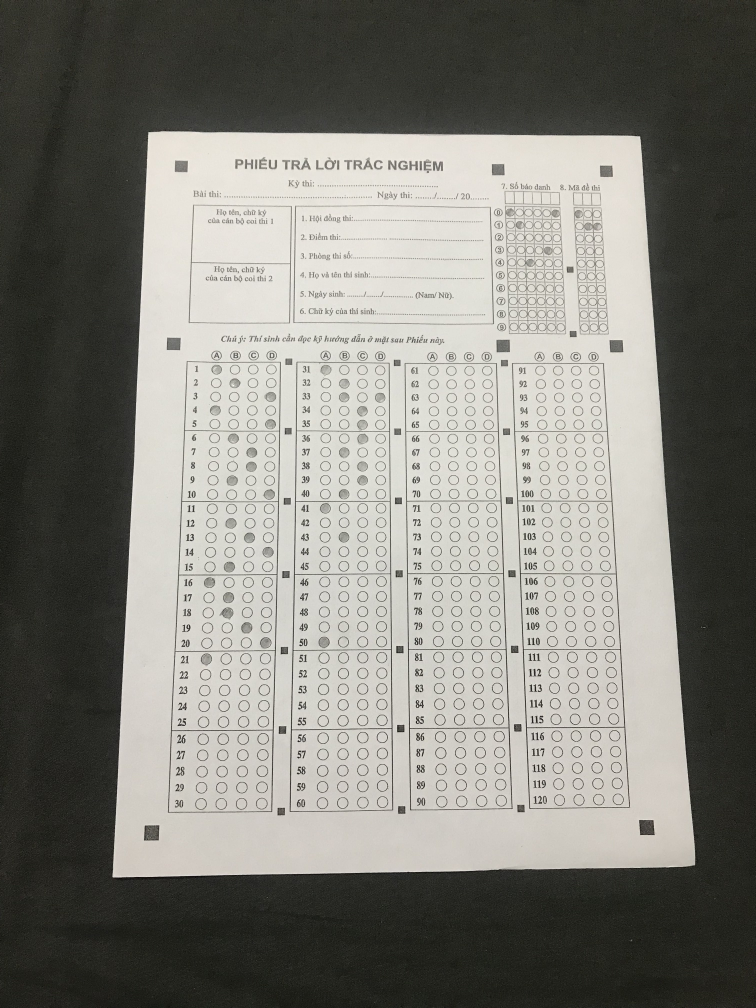
#> input picture sample/sample7.jpg, 3024 x 4032 px (shown at 1/4 size)
$ python main.py   (older library calls are emulated)
#> lines starting #> are read from the running program, lines starting #| are printed output that depends on the picture; after the words box and inside, x2 and y2 are one past the last pixel; in counts of white or black regions, pixels touching at a corner belong together
### document_scanner.py
import cv2
import numpy as np
import utils

IMG_WIDTH = 1240
IMG_HEIGHT = 1754

CANNY_SIGMA = 0.33

DILATE_KERNEL = np.ones((3, 3))
ERODE_KERNEL = np.ones((3, 3))

GAUSSIAN_BLUR_KERNEL_SIZE = (3, 3)
GAUSSIAN_BLUR_BORDER_TYPE = cv2.BORDER_DEFAULT

CONTOUR_MODE = cv2.RETR_EXTERNAL
CONTOUR_METHOD = cv2.CHAIN_APPROX_SIMPLE

NUM_SHRINKING_PIXEL = 5


class DocumentScanner:
    def __init__(self,
                 target_img_size=(IMG_WIDTH, IMG_HEIGHT),
                 canny_sigma=CANNY_SIGMA,
                 dilate_kernel=DILATE_KERNEL,
                 erode_kernel=ERODE_KERNEL,
                 gaussian_blur_kernel_size=GAUSSIAN_BLUR_KERNEL_SIZE,
                 gaussian_blur_border_type=GAUSSIAN_BLUR_BORDER_TYPE,
                 contour_mode=CONTOUR_MODE,
                 contour_method=CONTOUR_METHOD,
                 min_contour_area=utils.MIN_CONTOUR_AREA,
                 num_shrinking_pixel=NUM_SHRINKING_PIXEL):
        self.__img_width, self.__img_height = target_img_size
        self.__canny_sigma = canny_sigma
        self.__dilate_kernel = dilate_kernel
        self.__erode_kernel = erode_kernel
        self.__gaussian_blur_kernel_size = gaussian_blur_kernel_size
        self.__gaussian_blur_border_type = gaussian_blur_border_type
        self.__contour_mode = contour_mode
        self.__contour_method = contour_method
        self.__min_contour_area = min_contour_area
        self.__num_shrinking_pixel = num_shrinking_pixel

    def scan_document(self, img):
        # img_width, img_height = self.__img_width, self.__img_height
        # imgResized = cv2.resize(img, (img_width, img_height))
        imgProcessed = self.__process_img(img)
        biggest_contour_approx = self.__find_biggest_contour(imgProcessed)
        imgShadow = utils.remove_shadow(img)
        imgWarped = self.__warp_image(imgShadow, biggest_contour_approx)
        return imgWarped

    def __process_img(self, img):
        imgGray = cv2.cvtColor(img, cv2.COLOR_BGR2GRAY)  # convert to gray scale
        imgBlur = cv2.GaussianBlur(imgGray, self.__gaussian_blur_kernel_size, self.__gaussian_blur_border_type, 0)
        imgEdged = utils.auto_canny(imgBlur, self.__canny_sigma)
        imgDilated = cv2.dilate(imgEdged, kernel=self.__dilate_kernel, iterations=1)
        imgEroded = cv2.erode(imgDilated, kernel=self.__erode_kernel, iterations=1)
        return imgEroded

    def __find_biggest_contour(self, img):
        try:
            contours, hierarchy = cv2.findContours(img, self.__contour_mode, self.__contour_method)
            biggestContourApprox, maxArea = utils.find_biggest_contour_approx(contours, self.__min_contour_area)
            biggestContourApprox = utils.reorder_contour_approx(biggestContourApprox)
            return biggestContourApprox
        except ValueError as value_error:
            raise ValueError("Unable to find contour find current settings")

    def __warp_image(self, img, contour_approx):
        contour_perspective = np.float32(contour_approx)
        warped_perspective = np.float32([[0, 0], [self.__img_width, 0],
                                         [0, self.__img_height], [self.__img_width, self.__img_height]])
        transform_matrix = cv2.getPerspectiveTransform(contour_perspective, warped_perspective)
        imgWarped = cv2.warpPerspective(img, transform_matrix, (self.__img_width, self.__img_height))
        # correction
        imgWarped = imgWarped[self.__num_shrinking_pixel:imgWarped.shape[0] - self.__num_shrinking_pixel,
                    self.__num_shrinking_pixel:imgWarped.shape[1] - self.__num_shrinking_pixel]
        return imgWarped

### utils.py
import cv2
import numpy as np

MIN_CONTOUR_AREA = 5000
RECTANGLE_NUM_SIZE = 4


def auto_canny(image, sigma=0.33):
    # compute the median of the single channel pixel intensities
    v = np.median(image)
    # apply automatic Canny edge detection using the computed median
    lower = int(max(0, (1.0 - sigma) * v))
    upper = int(min(255, (1.0 + sigma) * v))
    edged = cv2.Canny(image, lower, upper)
    # return the edged image
    return edged


def find_biggest_contour_approx(contours, min_contour_area=MIN_CONTOUR_AREA):
    biggest_contour_approx = np.array([])
    max_area = 0
    for contour in contours:
        contour_area = cv2.contourArea(contour)
        if contour_area > min_contour_area:
            contour_perimeter = cv2.arcLength(contour, closed=True)
            contour_approx = cv2.approxPolyDP(contour, 0.02 * contour_perimeter, closed=True)
            if contour_area > max_area and len(contour_approx) == RECTANGLE_NUM_SIZE:
                max_area, biggest_contour_approx = contour_area, contour_approx
    return biggest_contour_approx, max_area


def reorder_contour_approx(contour):
    points = contour.reshape((4, 2))
    points_result = np.zeros((4, 1, 2), dtype=np.int32)
    add = points.sum(1)

    points_result[0] = points[np.argmin(add)]
    points_result[3] = points[np.argmax(add)]
    diff = np.diff(points, axis=1)
    points_result[1] = points[np.argmin(diff)]
    points_result[2] = points[np.argmax(diff)]

    return points_result


def remove_shadow(img):
    dilated_img = cv2.dilate(img, np.ones((5, 5), np.uint8))
    bg_img = cv2.medianBlur(dilated_img, 83)
    diff_img = 255 - cv2.absdiff(img, bg_img)
    norm_img = cv2.normalize(diff_img, None, alpha=0, beta=255, norm_type=cv2.NORM_MINMAX, dtype=cv2.CV_8UC1)
    _, thr_img = cv2.threshold(norm_img, 230, 0, cv2.THRESH_TRUNC)
    cv2.normalize(thr_img, thr_img, alpha=0, beta=255, norm_type=cv2.NORM_MINMAX, dtype=cv2.CV_8UC1)
    _, thr_img = cv2.threshold(thr_img, 230, 255, cv2.THRESH_BINARY)
    return thr_img

### main.py
from document_scanner import DocumentScanner
import os

import cv2

document_scanner = DocumentScanner()

sample_folder = "sample"
result_folder = "result"

file_name = "sample7.jpg"
sample_img_path = os.path.join(sample_folder, file_name)
original_img = cv2.imread(sample_img_path)
#> original_img is the input picture: shape (4032, 3024, 3); mean B, G, R 121.4, 128, 129
img = document_scanner.scan_document(original_img)
#> in auto_canny, `v = np.median(image)`: v = 124
#> in auto_canny, `lower = int(max(0, (1.0 - sigma) * v))`: lower = 83
#> in auto_canny, `upper = int(min(255, (1.0 + sigma) * v))`: upper = 164
#> in auto_canny, `edged = cv2.Canny(image, lower, upper)`:
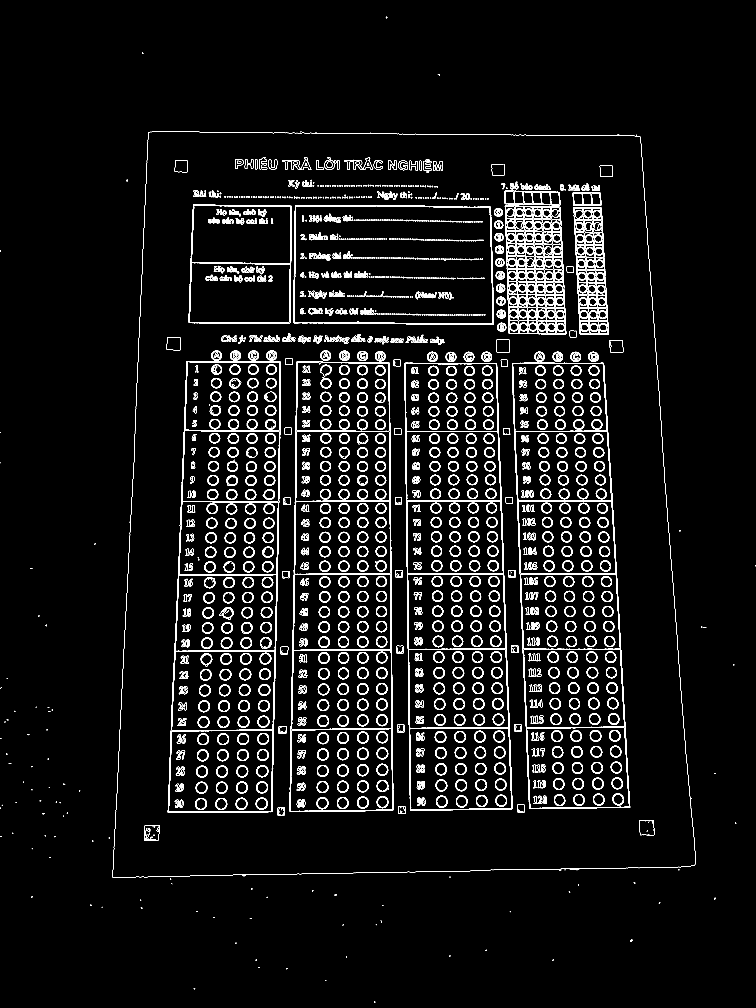
#> edged: shape (4032, 3024) (shown at 1/4 size); 2.7% white in thin lines or dots
#> in __process_img, `imgDilated = cv2.dilate(imgEdged, kernel=self.__dilate_kernel, iterati..`:
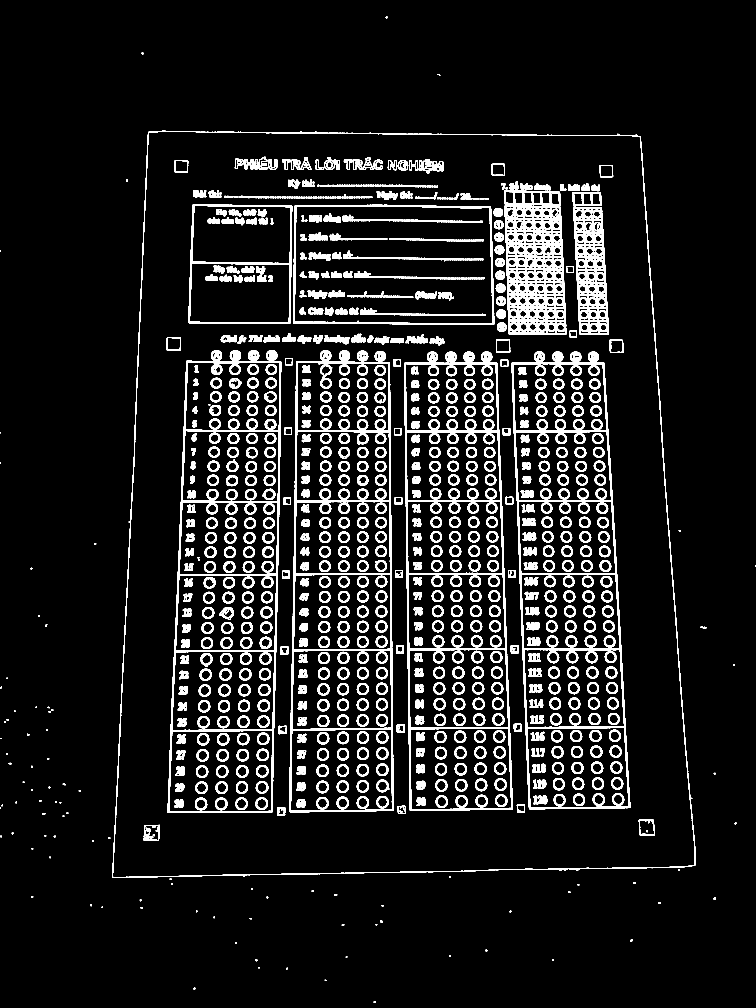
#> imgDilated: shape (4032, 3024) (shown at 1/4 size); 8.1% white; 1275 white regions (3 under 20 px), largest, box (x1, y1, x2, y2) and area: (2018, 821, 2266, 1339) 66788, (1157, 1445, 1574, 3249) 39196, (670, 1443, 1125, 3252) 38880
#> in __process_img, `imgEroded = cv2.erode(imgDilated, kernel=self.__erode_kernel, iteratio..`: imgEroded: shape (4032, 3024); 4.5% white; 1321 white regions (160 under 20 px)
#> in __find_biggest_contour, `contours, hierarchy = cv2.findContours(img, self.__contour_mode, self...`: contours = 98 contours, 92 with area under 20; largest, box (x1, y1, x2, y2) and area: (449, 524, 2782, 3511) 6334119, (2521, 3758, 2530, 3767) 34, (2856, 3591, 2863, 3599) 27, (2812, 2508, 2825, 2512) 24, (169, 3253, 180, 3257) 22, (505, 719, 511, 725) 22
#> the loop in find_biggest_contour_approx, `for contour in contours:` made 98 passes
#> (contour_area, contour_perimeter, max_area, biggest_contour_approx) on pass 95: (6334119, 10542.6, 6334119, [[593, 529], [450, 3508], [2779, 3461], [2560, 546]])
#> contour_area on passes 12, 26, 49: 34.5, 27, 22.5
#> after the loop in find_biggest_contour_approx, `for contour in contours:`: max_area = 6334119
#> in __find_biggest_contour, `biggestContourApprox, maxArea = utils.find_biggest_contour_approx(cont..`: biggestContourApprox = [[593, 529], [450, 3508], [2779, 3461], [2560, 546]]; maxArea = 6334119
#> in reorder_contour_approx, `points = contour.reshape((4, 2))`: points has the same summary as biggestContourApprox in __find_biggest_contour
#> in reorder_contour_approx, `add = points.sum(1)`: add = [1122, 3958, 6240, 3106]
#> in reorder_contour_approx, `diff = np.diff(points, axis=1)`: diff = [-64, 3058, 682, -2014]
#> in __find_biggest_contour, `biggestContourApprox = utils.reorder_contour_approx(biggestContourAppr..`: biggestContourApprox = [[593, 529], [2560, 546], [450, 3508], [2779, 3461]]
#> in scan_document, `biggest_contour_approx = self.__find_biggest_contour(imgProcessed)`: biggest_contour_approx has the same summary as biggestContourApprox in __find_biggest_contour
#> in remove_shadow, `dilated_img = cv2.dilate(img, np.ones((5, 5), np.uint8))`:
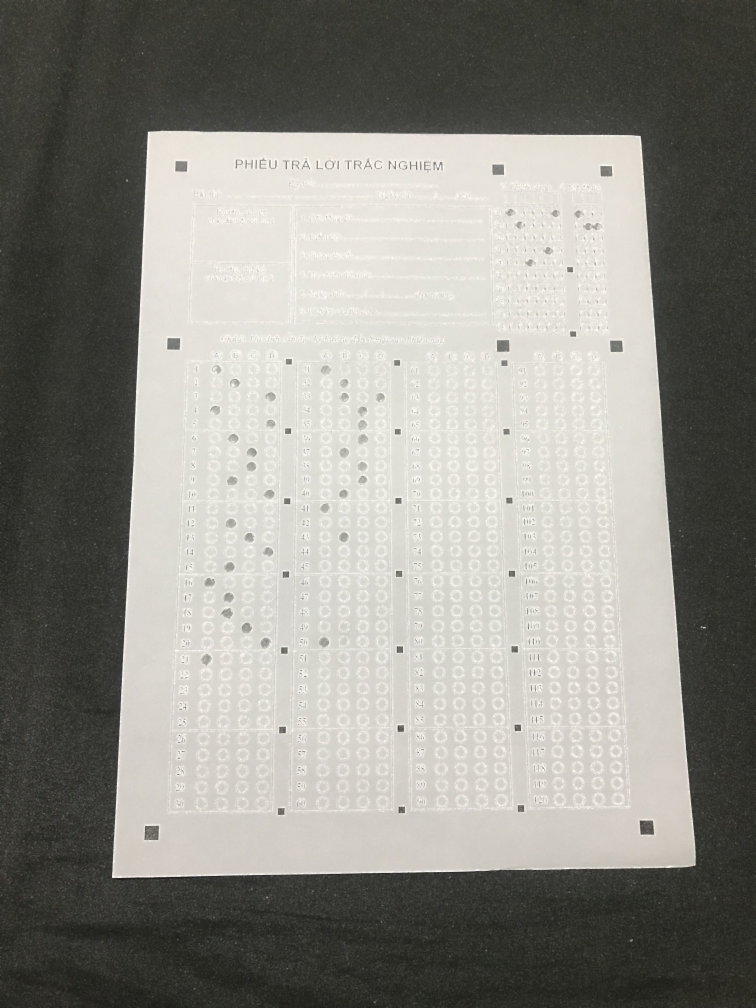
#> dilated_img: shape (4032, 3024, 3) (shown at 1/4 size); mean B, G, R 133.8, 140.4, 141.4
#> in remove_shadow, `_, thr_img = cv2.threshold(norm_img, 230, 0, cv2.THRESH_TRUNC)`:
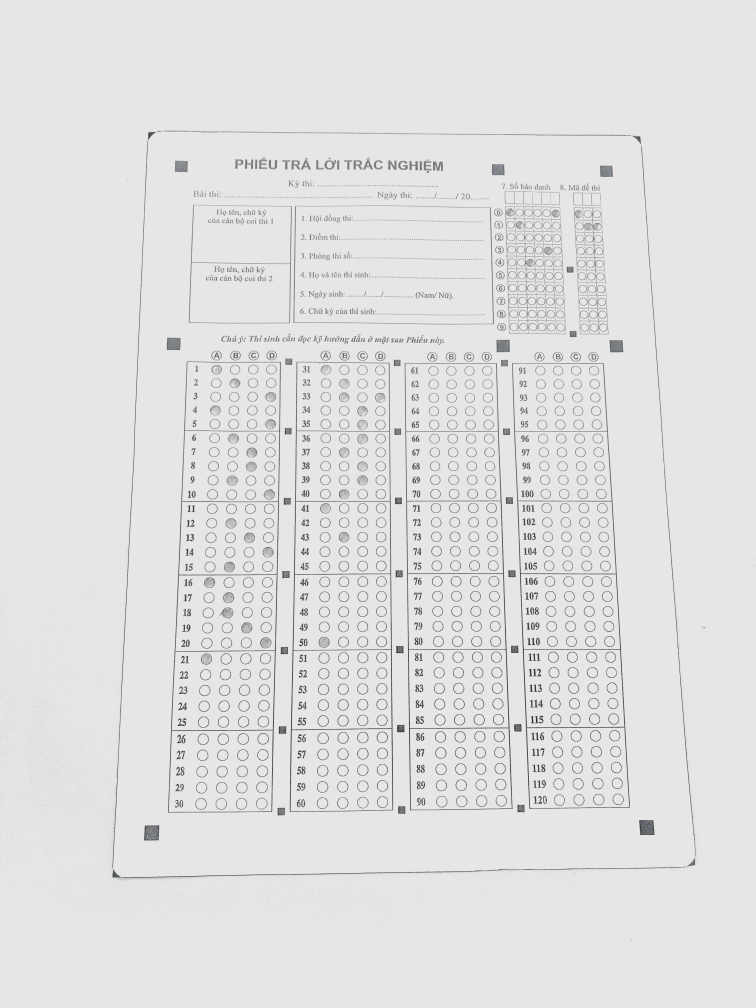
#> thr_img: shape (4032, 3024, 3) (shown at 1/4 size); mean B, G, R 225, 225, 225
#> in remove_shadow, `_, thr_img = cv2.threshold(thr_img, 230, 255, cv2.THRESH_BINARY)`:
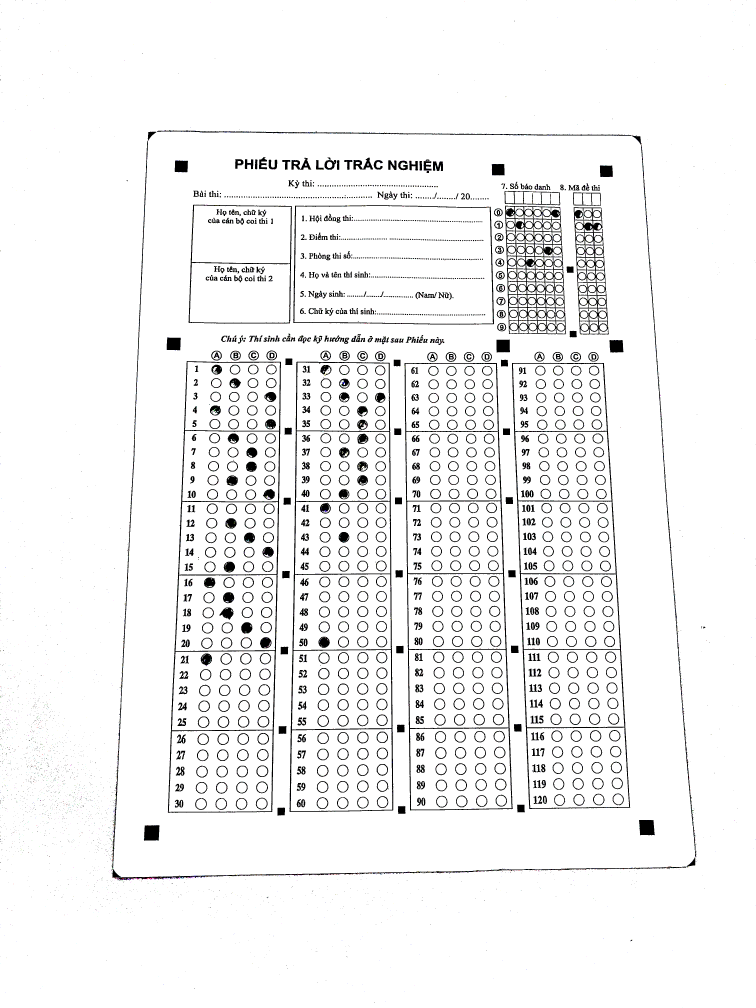
#> thr_img: shape (4032, 3024, 3) (shown at 1/4 size); mean B, G, R 242, 241.9, 241.9
#> in __warp_image, `contour_perspective = np.float32(contour_approx)`: contour_perspective has the same summary as biggestContourApprox in __find_biggest_contour
#> in __warp_image, `transform_matrix = cv2.getPerspectiveTransform(contour_perspective, wa..`: transform_matrix = [[0.635, 0.0305, -392.8], [-0.0062, 0.718, -375.9], [-1.05e-05, 6.39e-05, 1]]
#> in __warp_image, `imgWarped = imgWarped[self.__num_shrinking_pixel:imgWarped.shape[0] - ..`:
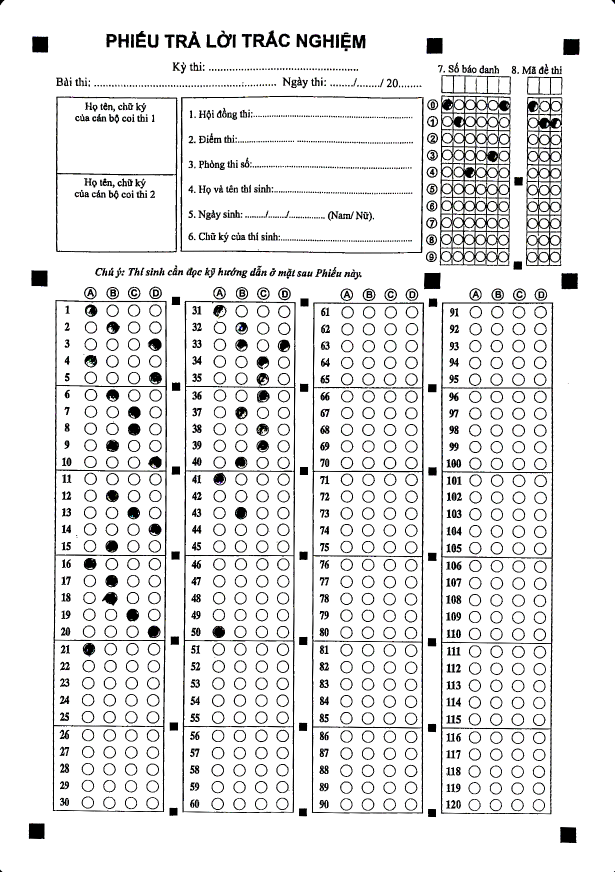
#> imgWarped: shape (1744, 1230, 3) (shown at 1/2 size); mean B, G, R 230.9, 230.9, 230.9


imgShow = cv2.resize(img, (480, 640))
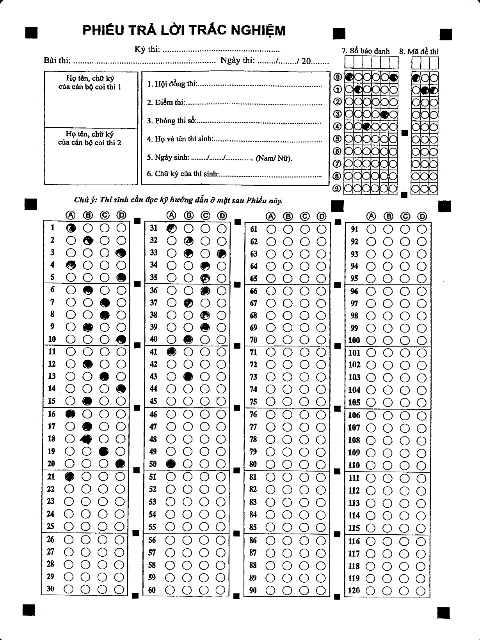
#> imgShow: shape (640, 480, 3); mean B, G, R 230.9, 230.9, 230.9
cv2.imshow("res", imgShow)
cv2.waitKey(0)

result_img_path = os.path.join(result_folder, file_name)
cv2.imwrite(result_img_path, img)
